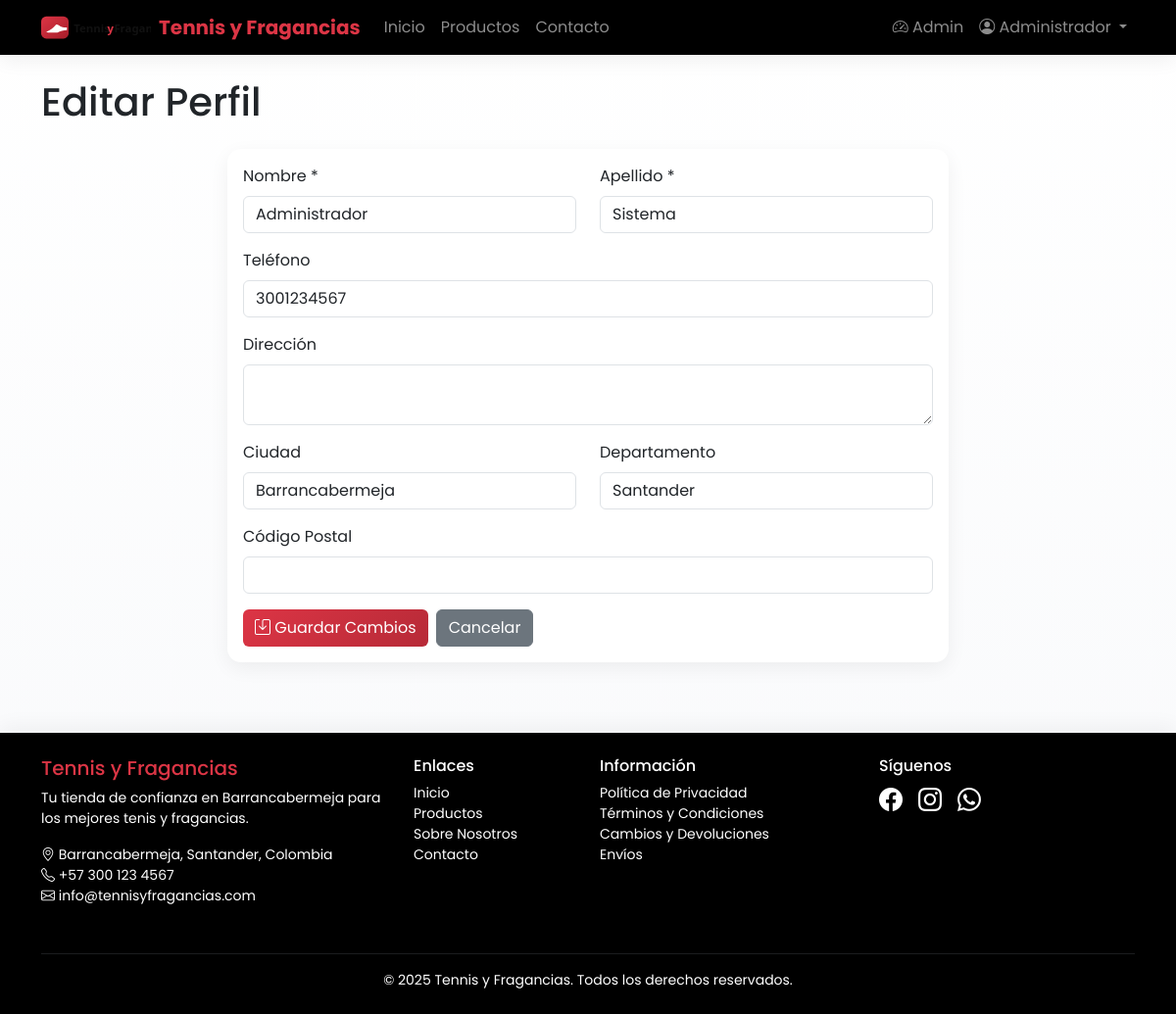
/perfil/editar (signed in), run on the app's committed database.
### tables this page shows
CREATE TABLE usuarios (
    id INT AUTO_INCREMENT PRIMARY KEY,
    nombre VARCHAR(100) NOT NULL,
    apellido VARCHAR(100) NOT NULL,
    email VARCHAR(150) UNIQUE NOT NULL,
    telefono VARCHAR(20),
    direccion TEXT,
    ciudad VARCHAR(100) DEFAULT 'Barrancabermeja',
    departamento VARCHAR(100) DEFAULT 'Santander',
    codigo_postal VARCHAR(10),
    password_hash VARCHAR(255) NOT NULL,
    rol ENUM('administrador', 'empleado', 'cliente') DEFAULT 'cliente',
    estado ENUM('activo', 'inactivo', 'suspendido') DEFAULT 'activo',
    fecha_registro TIMESTAMP DEFAULT CURRENT_TIMESTAMP,
    ultima_conexion TIMESTAMP NULL,
    token_recuperacion VARCHAR(100) NULL,
    token_expiracion TIMESTAMP NULL,
    INDEX idx_email (email),
    INDEX idx_rol (rol),
    INDEX idx_estado (estado)
);

### app/core/Enrutador.php (called while the page is built, shortened)
<?php
class Enrutador {
    private $controlador = 'InicioControlador';
    private $metodo = 'index';
    private $parametros = [];
    public function __construct() {
        $url = $this->obtenerUrl();
        if (isset($url[0])) {
            $controladorNombre = ucfirst($url[0]) . 'Controlador';
            $rutaControlador = CONTROLLERS_PATH . '/' . $controladorNombre . '.php';
            if (file_exists($rutaControlador)) {
                $this->controlador = $controladorNombre;
                unset($url[0]);
            }
        }
        $this->controlador = new $this->controlador;
        if (isset($url[1])) {
            if (method_exists($this->controlador, $url[1])) {
                $this->metodo = $url[1];
                unset($url[1]);
            }
        }
        $this->parametros = $url ? array_values($url) : [];
    }
    public function manejarRuta() {
        call_user_func_array([$this->controlador, $this->metodo], $this->parametros);
    }
    private function obtenerUrl() {
        if (isset($_GET['url'])) {
            $url = rtrim($_GET['url'], '/');
            $url = filter_var($url, FILTER_SANITIZE_URL);
            $url = explode('/', $url);
            return $url;
        }
        return [];
    }
}
?>

### index.php (called while the page is built, shortened)
<?php
require_once APP_PATH . '/config/base_datos.php';
require_once APP_PATH . '/core/Controlador.php';
require_once APP_PATH . '/core/Modelo.php';
require_once APP_PATH . '/core/Vista.php';
require_once APP_PATH . '/core/Enrutador.php';
$enrutador = new Enrutador();
$enrutador->manejarRuta();
?>

### app/core/Vista.php (called while the page is built, shortened)
<?php
class Vista {
    public static function escapar($texto) {
        return htmlspecialchars($texto, ENT_QUOTES, 'UTF-8');
    }
    public static function url($ruta = '') {
        return URL_BASE . $ruta;
    }
}
?>

### app/config/base_datos.php (called while the page is built, shortened)
<?php
class BaseDatos {
    private static $instancia = null;
    private $conexion;
    private function __construct() {
        try {
            $puerto = defined('DB_PUERTO') ? DB_PUERTO : '3306';
            $dsnConDb = "mysql:host=" . DB_HOST . ";port=" . $puerto . ";dbname=" . DB_NOMBRE . ";charset=" . DB_CHARSET;
            $dsnSinDb = "mysql:host=" . DB_HOST . ";port=" . $puerto . ";charset=" . DB_CHARSET;
            $opciones = [
                PDO::ATTR_ERRMODE => PDO::ERRMODE_EXCEPTION,
                PDO::ATTR_DEFAULT_FETCH_MODE => PDO::FETCH_ASSOC,
                PDO::ATTR_EMULATE_PREPARES => false,
            ];
            try {
                $this->conexion = new PDO($dsnConDb, DB_USUARIO, DB_PASSWORD, $opciones);
            } catch (PDOException $e) {
                if (strpos($e->getMessage(), '1049') !== false || stripos($e->getMessage(), 'Unknown database') !== false) {
                    $pdoTemporal = new PDO($dsnSinDb, DB_USUARIO, DB_PASSWORD, $opciones);
                    $nombreDb = DB_NOMBRE;
                    $charset = DB_CHARSET;
                    $pdoTemporal->exec("CREATE DATABASE IF NOT EXISTS `{$nombreDb}` CHARACTER SET {$charset} COLLATE {$charset}_unicode_ci");
                    $pdoTemporal = null;
                    $this->conexion = new PDO($dsnConDb, DB_USUARIO, DB_PASSWORD, $opciones);
                } else {
                    throw $e;
                }
            }
            $this->asegurarEsquemaInstalado();
        } catch (PDOException $e) {
            die("Error de conexión a la base de datos: " . $e->getMessage());
        }
    }
    public static function obtenerInstancia() {
        if (self::$instancia === null) {
            self::$instancia = new self();
        }
        return self::$instancia;
    }
    public function obtenerConexion() {
        return $this->conexion;
    }
    private function asegurarEsquemaInstalado() {
        try {
            $stmt = $this->conexion->query("SHOW TABLES LIKE 'productos'");
            $existeProductos = $stmt->fetchColumn();
        } catch (Throwable $t) {
        }
    }
}
?>

### app/core/Modelo.php (called while the page is built, shortened)
<?php
class Modelo {
    protected $db;
    protected $tabla;
    public function __construct() {
        $this->db = BaseDatos::obtenerInstancia()->obtenerConexion();
    }
    public function obtenerPorId($id) {
        $sql = "SELECT * FROM {$this->tabla} WHERE id = :id";
        $stmt = $this->db->prepare($sql);
        $stmt->bindParam(':id', $id);
        $stmt->execute();
        return $stmt->fetch();
    }
}
?>

### app/vistas/perfil/editar.php (the view)
<?php require_once VIEWS_PATH . '/layout/header.php'; ?>
<div class="container my-4">
    <h1 class="mb-4">Editar Perfil</h1>
    <div class="row justify-content-center">
        <div class="col-md-8">
            <div class="card">
                <div class="card-body">
                    <form method="POST" action="<?= Vista::url('perfil/editar') ?>">
                        <div class="row">
                            <div class="col-md-6 mb-3">
                                <label class="form-label">Nombre *</label>
                                <input type="text" class="form-control" name="nombre"
                                       value="<?= Vista::escapar($usuario['nombre']) ?>" required>
                            </div>
                            <div class="col-md-6 mb-3">
                                <label class="form-label">Apellido *</label>
                                <input type="text" class="form-control" name="apellido"
                                       value="<?= Vista::escapar($usuario['apellido']) ?>" required>
                            </div>
                        </div>
                        <div class="mb-3">
                            <label class="form-label">Teléfono</label>
                            <input type="tel" class="form-control" name="telefono"
                                   value="<?= Vista::escapar($usuario['telefono'] ?? '') ?>">
                        </div>
                        <div class="mb-3">
                            <label class="form-label">Dirección</label>
                            <textarea class="form-control" name="direccion" rows="2"><?= Vista::escapar($usuario['direccion'] ?? '') ?></textarea>
                        </div>
                        <div class="row">
                            <div class="col-md-6 mb-3">
                                <label class="form-label">Ciudad</label>
                                <input type="text" class="form-control" name="ciudad"
                                       value="<?= Vista::escapar($usuario['ciudad']) ?>">
                            </div>
                            <div class="col-md-6 mb-3">
                                <label class="form-label">Departamento</label>
                                <input type="text" class="form-control" name="departamento"
                                       value="<?= Vista::escapar($usuario['departamento']) ?>">
                            </div>
                        </div>
                        <div class="mb-3">
                            <label class="form-label">Código Postal</label>
                            <input type="text" class="form-control" name="codigo_postal"
                                   value="<?= Vista::escapar($usuario['codigo_postal'] ?? '') ?>">
                        </div>
                        <div class="d-flex gap-2">
                            <button type="submit" class="btn btn-primario">
                                <i class="bi bi-save"></i> Guardar Cambios
                            </button>
                            <a href="<?= Vista::url('perfil') ?>" class="btn btn-secondary">Cancelar</a>
                        </div>
                    </form>
                </div>
            </div>
        </div>
    </div>
</div>
<?php require_once VIEWS_PATH . '/layout/footer.php'; ?>

### public/css/styles.css (style rules this page uses)
:root { --color-primario: #DC3545; --color-secundario: #000000; --color-terciario: #FFFFFF; }
body { background: linear-gradient(180deg, #ffffff 0%, #f8f9fb 100%); }
.btn { transition: all 0.3s ease; }
.card { border: none; border-radius: 14px; box-shadow: 0 6px 20px rgba(0,0,0,.06); }
.btn-primario { background: linear-gradient(135deg, #dc3545 0%, #b72a37 100%); border: none; }

### app/vistas/layout/header.php (style rules this page uses)
:root { --color-primario: #DC3545; --color-secundario: #000000; --color-terciario: #FFFFFF; }
body { min-height: 100vh; display: flex; flex-direction: column; background: linear-gradient(180deg, #ffffff 0%, #f8f9fb 100%); font-family: 'Poppins', system-ui, -apple-system, Segoe UI, Roboto, Helvetica, Arial, sans-serif; }
.btn-primario { background-color: var(--color-primario); border-color: var(--color-primario); color: white; }

### data on the page
usuarios: nombre "Administrador", apellido "Sistema", telefono "3001234567", ciudad "Barrancabermeja", departamento "Santander"

### other printed values
Vista::escapar($_SESSION['usuario_nombre']) "Administrador"
EMPRESA_TELEFONO "+57 300 123 4567"
EMPRESA_EMAIL "info@tennisyfragancias.com"
